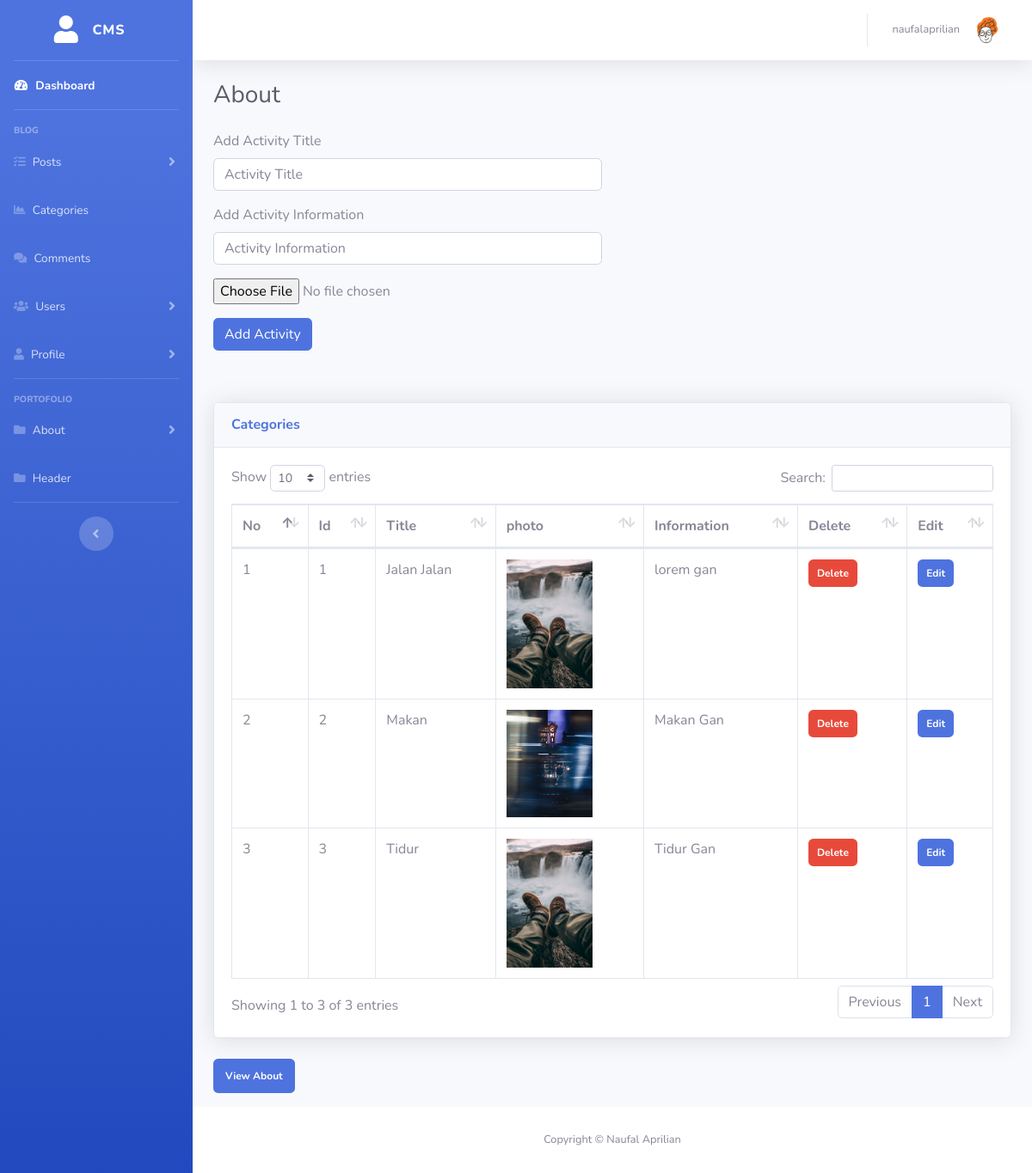
The page /admin/about_photo.php (signed in) on the database its author committed.
### tables this page shows
CREATE TABLE `users` (
  `user_id` int(3) NOT NULL,
  `user_username` varchar(255) NOT NULL,
  `user_password` varchar(255) NOT NULL,
  `user_firstname` varchar(255) NOT NULL,
  `user_lastname` varchar(255) NOT NULL,
  `user_email` varchar(255) NOT NULL,
  `user_image` varchar(100) NOT NULL DEFAULT 'default.png',
  `user_role` varchar(255) NOT NULL DEFAULT 'user',
  `token` text NOT NULL
);

CREATE TABLE `activity` (
  `activity_id` int(11) NOT NULL,
  `activity_title` varchar(25) NOT NULL,
  `activity_information` varchar(255) NOT NULL,
  `activity_photo` varchar(100) NOT NULL
);

### admin/about_photo.php (the view, shortened to what this page needs)
<?php
include 'includes/admin_header.php';
?>
<body id="page-top">
    <div id="wrapper">
            <?php include 'includes/admin_sidebar.php';?>
        <div id="content-wrapper" class="d-flex flex-column">
            <div id="content">
                    <?php include 'includes/admin_topbar.php'; ?>
                <div class="container-fluid">
                    <div class="d-sm-flex align-items-center justify-content-between mb-4">
                        <h1 class="h3 mb-0 text-gray-800">About</h1>
                    </div>
                    <div class="row">
                <div class="col-lg-6 mb-4">
                            <form action="" method="post" enctype="multipart/form-data">
                                    <div class="form-group">
                                        <label for="activity_title">Add Activity Title</label>
                                        <input placeholder="Activity Title" type="text" class="form-control" name="activity_title" >
                                    </div>
                                    <div class="form-group">
                                    <label for="activity_title">Add Activity Information</label>
                                    <input placeholder="Activity Information" type="text" class="form-control" name="activity_information" >
                                    </div>
                                    <div class="form-group">
                                    <input type="file" name="image" >
                                    </div>
                                    <div class="form-group">
                                        <input class="btn btn-primary" type="submit" name="submit" value="Add Activity">
                                    </div>
                            </form>
                </div>
                        <div class="col-lg-12">
                        <?php
                $query = "SELECT * FROM activity";
                $select_all_activity_query = mysqli_query($connection,$query);
            ?>
            <div class="card shadow mb-4" style="margin-top: 20px; margin-bottom: 40px ">
                    <div class="card-header py-3">
                        <h6 class="m-0 font-weight-bold text-primary">Categories</h6>
                    </div>
                <div class="card-body">
                                <div class="table-responsive">
                        <table class="table table-bordered" id="dataTable" width="100%" cellspacing="0">
                        <thead>
                                    <tr>
                                        <th>No</th>
                                        <th>Id</th>
                                        <th>Title</th>
                                        <th>photo</th>
                                        <th>Information</th>
                                        <th>Delete</th>
                                        <th>Edit</th>
                                    </tr>
                                </thead>
                                <tbody>
                                <?php
                                    $no = 1;
                                ?>
                                <?php
                                    while ($row = mysqli_fetch_assoc($select_all_activity_query)) :
                                    $activity_photo = $row['activity_photo'];
                                    $activity_information = $row['activity_information'];
                                    $activity_id = $row['activity_id'];
                                    $activity_title = $row['activity_title'];
                                ?>
                                <tr>
                                    <td><?php echo $no;?></td>
                                    <td class="stu_id"><?php echo $activity_id?></td>
                                    <td><?php echo $activity_title ?></td>
                                    <td ><img src="../images/about/activity/<?php echo $activity_photo?>" width="100px" alt=""></td>
                                    <td class="about_information"><?php echo $activity_information?></td>
                                    <td><a href="" class="badge badge-danger delete_btn" style="padding: 10px;">Delete</a></td>
                                    <td ><a href="about_photo.php?edit=<?php echo "$activity_id"; ?>" class="badge badge-primary" style="padding: 10px;">Edit</a></td>
                                </tr>
                                <?php $no++; endwhile; ?>
                                </tbody>
                        </table>
                        </div>
                </div>
            </div>
            <div class="form-group">
                <td><a href="../about.php" class="badge badge-primary" style="padding: 14px;" target="blank">View About</a></td>
            </div>
                    </div>
                </div>
            </div>
            <?php
                    include 'includes/admin_copyright.php';
                ?>
        </div>
    </div>
    <?php include 'includes/admin_footer.php'; ?>

### admin/includes/admin_header.php (shortened to what this page needs)
<!DOCTYPE html>
<html lang="en">
<head>
    <link href="vendor/fontawesome-free/css/all.min.css" rel="stylesheet" type="text/css">
    <link href="css/sb-admin-2.min.css" rel="stylesheet">
    <link href="vendor/datatables/dataTables.bootstrap4.min.css" rel="stylesheet">
</head>

### admin/includes/admin_sidebar.php (shortened to what this page needs)
<ul class="navbar-nav bg-gradient-primary sidebar sidebar-dark accordion" id="accordionSidebar">
<a class="sidebar-brand d-flex align-items-center justify-content-center" href="index.php">
    <div class="sidebar-brand-icon">
        <i class="fas fa-user"></i>
    </div>
    <div class="sidebar-brand-text mx-3">CMS</div>
</a>
<hr class="sidebar-divider my-0">
<li class="nav-item active">
    <a class="nav-link" href="index.php">
        <i class="fas fa-fw fa-tachometer-alt"></i>
        <span>Dashboard</span></a>
</li>
<hr class="sidebar-divider">
<div class="sidebar-heading">
    Blog
</div>
<li class="nav-item">
    <a class="nav-link collapsed" href="#" data-toggle="collapse" data-target="#collapseTwo"
        aria-expanded="true" aria-controls="collapseTwo">
        <i class="fas fa-tasks fa-cog"></i>
        <span>Posts</span>
    </a>
</li>
<li class="nav-item">
    <a class="nav-link" href="categories.php">
        <i class="fas fa-bars fa-chart-area"></i>
        <span>Categories</span></a>
</li>
<li class="nav-item">
    <a class="nav-link" href="comments.php">
        <i class="fas fa-comments fa-chart-area"></i>
        <span>Comments</span></a>
</li>
<li class="nav-item">
    <a class="nav-link collapsed" href="#" data-toggle="collapse" data-target="#collapseUtilities"
        aria-expanded="true" aria-controls="collapseUtilities">
        <i class="fas fa-users "></i>
        <span>Users</span>
    </a>
</li>
<li class="nav-item">
<a class="nav-link collapsed" href="#" data-toggle="collapse" data-target="#profile"
        aria-expanded="true" aria-controls="collapseUtilities">
        <i class="fas fa-user"></i>
        <span>Profile</span>
    </a>
</li>
<hr class="sidebar-divider">
<div class="sidebar-heading">
    Portofolio
</div>
<li class="nav-item">
    <a class="nav-link collapsed" href="#" data-toggle="collapse" data-target="#about"
        aria-expanded="true" aria-controls="about">
        <i class="fas fa-folder fa-cog"></i>
        <span>About</span>
    </a>
</li>
<li class="nav-item">
    <a class="nav-link" href="header_blog.php">
        <i class="fas fa-folder fa-chart-area"></i>
        <span>Header</span></a>
</li>
<hr class="sidebar-divider d-none d-md-block">
<div class="text-center d-none d-md-inline">
    <button class="rounded-circle border-0" id="sidebarToggle"></button>
</div>
</ul>

### admin/includes/admin_topbar.php (shortened to what this page needs)
<?php
if (isset($_SESSION['user_id'])) {
    $user_id = $_SESSION['user_id'];
    $query = "SELECT * FROM users WHERE `user_id` = $user_id";
    $select_user = mysqli_query($connection,$query);
    while($row = mysqli_fetch_assoc($select_user)){
        $user_username = $row['user_username'];
        $user_image = $row['user_image'];
    }
}
?>
<nav class="navbar navbar-expand navbar-light bg-white topbar mb-4 static-top shadow">
<ul class="navbar-nav ml-auto">
    <li class="nav-item dropdown no-arrow">
        <a class="nav-link dropdown-toggle" href="#" id="userDropdown" role="button"
            data-toggle="dropdown" aria-haspopup="true" aria-expanded="false">
            <span class="mr-2 d-none d-lg-inline text-gray-600 small"><?php echo $user_username ?></span>
            <img class="img-profile rounded-circle"
                src="../images/profile/<?php echo $user_image ?>">
        </a>
    </li>
</ul>
</nav>

### admin/includes/admin_copyright.php
<footer class="sticky-footer bg-white">
    <div class="container my-auto">
        <div class="copyright text-center my-auto">
            <span>Copyright &copy; Naufal Aprilian</span>
        </div>
    </div>
</footer>

### admin/includes/admin_footer.php (shortened to what this page needs)
</body>
</html>

### rows shown on the page
users: user_username "naufalaprilian", user_image (placeholder picture)
activity: activity_id "1", activity_title "Jalan Jalan", activity_photo (picture), activity_information "lorem gan"
activity: activity_id "2", activity_title "Makan", activity_photo (picture), activity_information "Makan Gan"
activity: activity_id "3", activity_title "Tidur", activity_photo (picture), activity_information "Tidur Gan"
